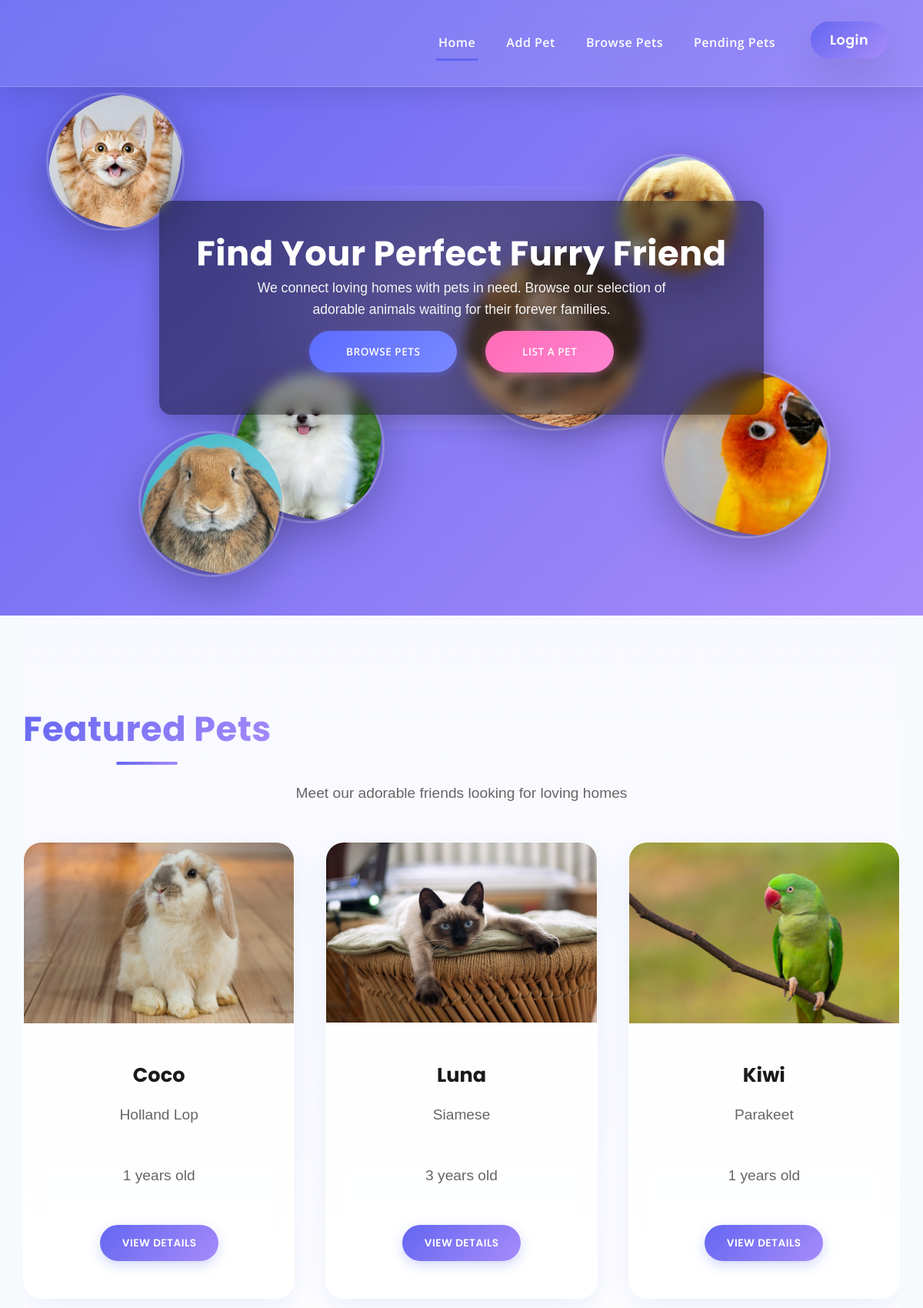
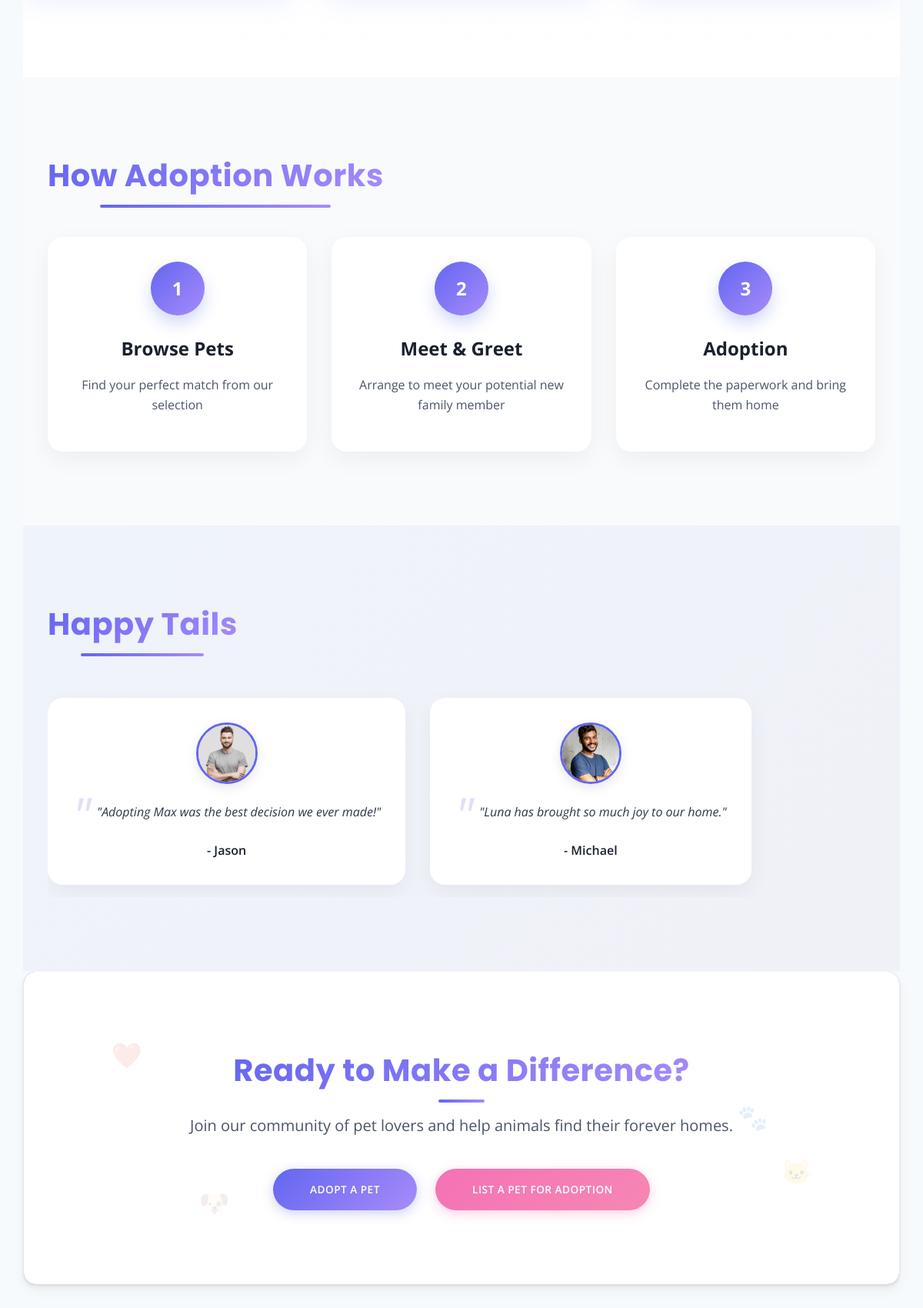
The page / (upper part) on the database its author committed (2 pictures, top to bottom).
### tables this page shows
CREATE TABLE `pets` (
  `petID` int(11) NOT NULL,
  `UserID` int(11) UNSIGNED NOT NULL,
  `petName` varchar(100) NOT NULL,
  `animalType` varchar(50) NOT NULL,
  `petBreed` varchar(100) NOT NULL,
  `gender` varchar(10) NOT NULL,
  `age` int(11) NOT NULL,
  `birthday` date NOT NULL,
  `size` varchar(10) NOT NULL,
  `weight` int(11) NOT NULL,
  `color` varchar(50) NOT NULL,
  `temperament` varchar(200) NOT NULL,
  `goodwith` varchar(200) NOT NULL,
  `health` varchar(200) NOT NULL,
  `description` text NOT NULL,
  `status` varchar(50) NOT NULL,
  `image` varchar(255) NOT NULL
);

### index.php (the view, shortened to what this page needs)
<?php
require "config.php";
$featuredPets = [];
$featuredQuery = $conn->query("
    SELECT petID, petName, petBreed, age, image
    FROM pets
    WHERE status = 'Available'
    ORDER BY RAND()
    LIMIT 3
");
while ($row = $featuredQuery->fetch_assoc()) {
    $featuredPets[] = $row;
}
?>
<!DOCTYPE html>
<html lang="en">
<head>
    <link rel="stylesheet" href="styles.css">
</head>
<body>
    <section class="hero" data-animate>
        <header class="header index" data-animate>
            <div class="container">
                <nav class="navbar">
                    <ul class="nav-links" id="navLinks">
                        <li><a href="index.php" class="active">Home</a></li>
                        <li><a href="add-pet.php">Add Pet</a></li>
                        <li><a href="pet-list.php">Browse Pets</a></li>
                        <li><a href="pending-pets.php">Pending Pets</a></li>
                        <?php if (isset($_SESSION["userID"])): ?>
                            <li><a href="profile.php" class="btn-outline loggedin">My Account</a></li>
                        <?php else: ?>
                            <li><a href="#" id="openLoginModal" class="btn-outline">Login</a></li>
                        <?php endif; ?>
                    </ul>
                </nav>
            </div>
        </header>
        <div class="video-bg">
            <video autoplay loop muted playsinline>
                <source src="./images/video/MM005862____ABSTRACT_LIQUID_0149____1080p____A084_C080_0611J4_001.mp4" type="video/mp4">
            </video>
        </div>
        <div class="hero-content">
            <h2 class="title-shape-shift-hero">Find Your Perfect Furry Friend</h2>
            <p class="text-shape-shift">
                We connect loving homes with pets in need. Browse our selection of adorable animals waiting for their forever families.
            </p>
            <div class="hero-buttons">
                <a href="pet-list.php" class="btn btn-primary btn-shape-shift btn-browse">Browse Pets</a>
                <a href="add-pet.php" class="btn btn-secondary btn-shape-shift btn-list">List a Pet</a>
            </div>
        </div>
        <div class="floating-pets">
            <div class="floating-pet floating-pet-1" data-depth="0.2">
                <img src="./images/floating image/cat-float.jpg" alt="cat" class="shape-shift-img">
            </div>
            <div class="floating-pet floating-pet-2" data-depth="0.5">
                <img src="./images/floating image/bird-float.jpg" alt="bird" class="shape-shift-img">
            </div>
            <div class="floating-pet floating-pet-3" data-depth="0.3">
                <img src="./images/floating image/dog1-float.jpg" alt="dog" class="shape-shift-img">
            </div>
            <div class="floating-pet floating-pet-4" data-depth="0.4">
                <img src="./images/floating image/dog2-float img.avif" alt="dog" class="shape-shift-img">
            </div>
            <div class="floating-pet floating-pet-5" data-depth="0.6">
                <img src="./images/floating image/lizard-float.jpg" alt="lizard" class="shape-shift-img">
            </div>
            <div class="floating-pet floating-pet-6" data-depth="0.25">
                <img src="./images/floating image/rabbit-float.jpg" alt="rabbit" class="shape-shift-img">
            </div>
        </div>
    </section>
    <main class="container">
        <section class="featured-pets" data-animate>
            <h2 class="title-shape-shift">Featured Pets</h2>
            <p class="text-shape-shift">Meet our adorable friends looking for loving homes</p>
            <div class="pet-grid">
                <?php if (count($featuredPets) === 0): ?>
                    <p>No featured pets available right now.</p>
                <?php else: ?>
                    <?php foreach ($featuredPets as $fp): ?>
                        <article class="pet-card morph-card" data-animate>
                            <div class="pet-image">
                                <div class="image-morph-container">
                                    <img src="./images/imageupload/<?= $fp['image'] ?>"
                                        alt="<?= $fp['petName'] ?>"
                                        class="morph-image">
                                </div>
                            </div>
                            <div class="pet-info">
                                <h3 class="name-shape-shift"><?= $fp['petName'] ?></h3>
                                <p class="pet-breed breed-shape-shift"><?= $fp['petBreed'] ?></p>
                                <p class="pet-age age-shape-shift"><?= $fp['age'] ?> years old</p>
                                <a href="pet-details.php?id=<?= $fp['petID'] ?>"
                                class="btn btn-outline btn-morph">
                                    View Details
                                </a>
                            </div>
                        </article>
                    <?php endforeach; ?>
                <?php endif; ?>
            </div>
        </section>
        <section class="adoption-process" data-animate>
            <div class="process-container">
                <h2 class="title-shape-shift">How Adoption Works</h2>
                <div class="process-steps">
                    <div class="process-step morph-step">
                        <div class="step-icon shape-shift-icon">1</div>
                        <h3>Browse Pets</h3>
                        <p>Find your perfect match from our selection</p>
                    </div>
                    <div class="process-step morph-step">
                        <div class="step-icon shape-shift-icon">2</div>
                        <h3>Meet & Greet</h3>
                        <p>Arrange to meet your potential new family member</p>
                    </div>
                    <div class="process-step morph-step">
                        <div class="step-icon shape-shift-icon">3</div>
                        <h3>Adoption</h3>
                        <p>Complete the paperwork and bring them home</p>
                    </div>
                </div>
            </div>
        </section>
        <section class="testimonials" data-animate>
            <div class="testimonial-container">
                <h2 class="title-shape-shift">Happy Tails</h2>
                <div class="testimonial-slider">
                    <div class="testimonial-slide morph-slide">
                        <div class="testimonial-image shape-shift-circle">
                            <img src="./images/person/person-1.webp" alt="Happy adopter">
                        </div>
                        <blockquote>
                            "Adopting Max was the best decision we ever made!"
                        </blockquote>
                        <div class="testimonial-author">- Jason</div>
                    </div>
                    <div class="testimonial-slide morph-slide">
                        <div class="testimonial-image shape-shift-circle">
                            <img src="./images/person/person-2.jpg" alt="Happy adopter">
                        </div>
                        <blockquote>
                            "Luna has brought so much joy to our home."
                        </blockquote>
                        <div class="testimonial-author">- Michael</div>
                    </div>
                </div>
            </div>
        </section>
    <section class="cta" data-animate>
        <div class="cta-content">
            <h2 class="title-shape-shift">Ready to Make a Difference?</h2>
            <p class="text-shape-shift">Join our community of pet lovers and help animals find their forever homes.</p>
            <div class="cta-buttons">
                <a href="pet-list.php" class="btn btn-primary btn-morph">Adopt a Pet</a>
                <a href="add-pet.php" class="btn btn-secondary btn-morph">List a Pet for Adoption</a>
            </div>
        </div>
        <div class="cta-floating-elements">
            <div class="floating-heart" data-depth="0.1">❤️</div>
            <div class="floating-paw" data-depth="0.3">🐾</div>
            <div class="floating-dog" data-depth="0.2">🐶</div>
            <div class="floating-cat" data-depth="0.4">🐱</div>
        </div>
    </section>
</main>
</body>
</html>

### rows shown on the page
pets: image (picture), petName "Coco", petBreed "Holland Lop", age "1"
pets: image (picture), petName "Luna", petBreed "Siamese", age "3"
pets: image (picture), petName "Kiwi", petBreed "Parakeet", age "1"
